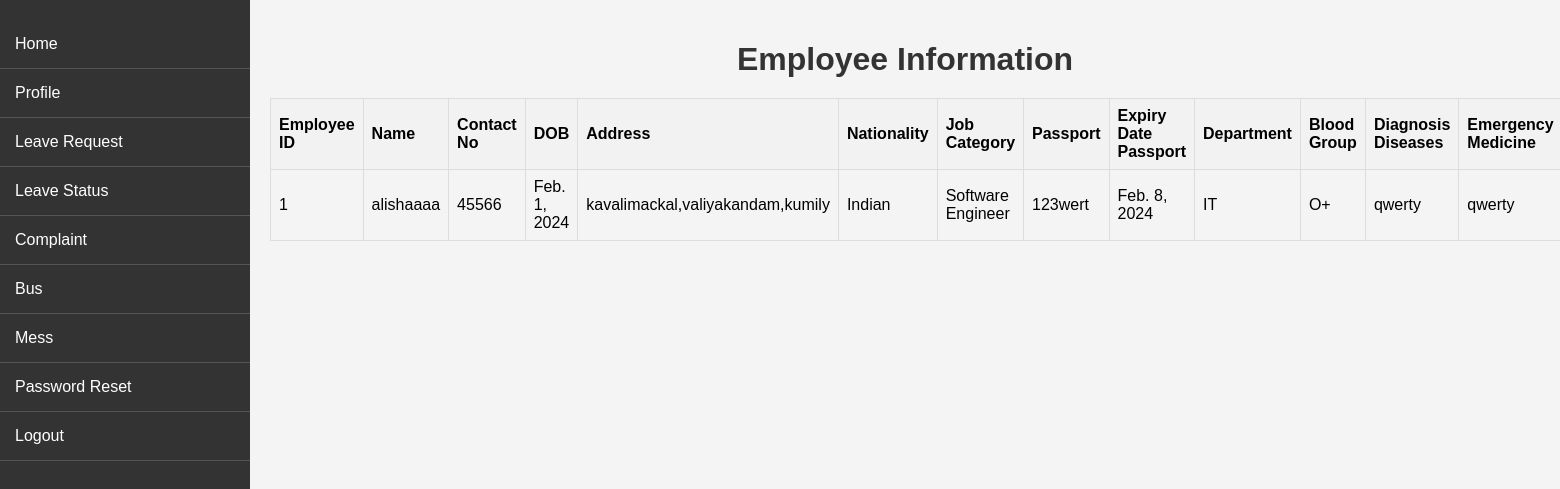
Page /employee-profile/ (signed in) on the committed database.
### camp_app/models.py (models this page shows)
class EmployeeModel(models.Model):
    employeeid = models.AutoField(primary_key=True)
    name = models.CharField(default="", max_length=100)
    phone = models.BigIntegerField(null=True)
    dob = models.DateField()
    address = models.CharField(default=" ", max_length=400)
    nationality = models.CharField(default="", max_length=100)
    jobcategory = models.CharField(default="", max_length=100)
    passport = models.CharField(default="", max_length=100)
    passportexpiry = models.DateField()
    department = models.CharField(default="", max_length=100)
    bloodgroup = models.CharField(default="", max_length=100)
    diagnosisdiseases = models.CharField(default="", max_length=100)
    emergencymedicine = models.CharField(default="", max_length=100)
    emergencyphone = models.BigIntegerField(null=True)
    domesticaddress = models.CharField(default="", max_length=400)
    education = models.CharField(default="", max_length=100)
    email = models.EmailField(default="", max_length=100)
    password = models.CharField(default="", max_length=100)
    bedid = models.ForeignKey(BedModel, null=True, on_delete=models.CASCADE)
    itemid = models.ForeignKey(ItemModel, null=True, on_delete=models.CASCADE)
    busid = models.ForeignKey(TransportationModel, null=True, on_delete=models.CASCADE)
    floorid = models.ForeignKey(Floor, null=True, on_delete=models.CASCADE)
    roomid = models.ForeignKey(RoomModel, null=True, on_delete=models.CASCADE)
    Roomtype= models.ForeignKey(RoomTypeModel, null=True, on_delete=models.CASCADE)
    flatid= models.ForeignKey(Flat, null=True, on_delete=models.CASCADE)
    usertypeid = models.ForeignKey(UserTypeModel, null=True, on_delete=models.CASCADE)
    camp =  models.ForeignKey(CampModel, null=True, on_delete=models.CASCADE)
    totalNoOfLeave = models.IntegerField(default='30')

### camp_app/views.py (the view)
# urls.py: path('employee-profile/', views.employeeProfileView, name='employeeProfileView'),
@login_required
def employeeProfileView(request):
    try:
        id = request.session.get("id")
        employee = EmployeeModel.objects.get(employeeid=id)
        context = {'employee': employee}
        return render(request, 'camp_app/employeeProfileView.html', context)
    except EmployeeModel.DoesNotExist:
        return render(request, 'camp_app/no_employee_profile.html')

### camp_app/templates/camp_app/employeeProfileView.html (shortened to what this page needs)
<!DOCTYPE html>
<html lang="en">
<head>
</head>
<body>
    <div id="sidebar">
        <a href="{% url 'EmployeeHome' %}">Home</a>
        <a href="{% url 'employeeProfileView' %}">Profile</a>
        <a href="{% url 'employeeLeaveRequest' %}">Leave Request</a>
        <a href="{% url 'employeeLeaveStatus' %}" >Leave Status</a>
        <a href="{% url 'employeeLeaveRequest' %}" >Complaint</a>
        <a href="{% url 'employeeViewBusSchedule' %}">Bus</a>
        <a href="{% url 'employeemessview_schedule' %}">Mess</a>
        <a href="passwordReset.html">Password Reset</a>
        <a href="login.html">Logout</a>
    </div>
    <div id="content">
        <h1>Employee Information</h1>
        <table>
            <thead>
                <tr>
                    <th>Employee ID</th>
                    <th>Name</th>
                    <th>Contact No</th>
                    <th>DOB</th>
                    <th>Address</th>
                    <th>Nationality</th>
                    <th>Job Category</th>
                    <th>Passport</th>
                    <th>Expiry Date Passport</th>
                    <th>Department</th>
                    <th>Blood Group</th>
                    <th>Diagnosis Diseases</th>
                    <th>Emergency Medicine</th>
                </tr>
            </thead>
            <tbody>
                <tr>
                    <td>{{ employee.employeeid }}</td>
                    <td>{{ employee.name }}</td>
                    <td>{{ employee.phone }}</td>
                    <td>{{ employee.dob }}</td>
                    <td>{{ employee.address }}</td>
                    <td>{{ employee.nationality }}</td>
                    <td>{{ employee.jobcategory }}</td>
                    <td>{{ employee.passport }}</td>
                    <td>{{ employee.passportexpiry }}</td>
                    <td>{{ employee.department }}</td>
                    <td>{{ employee.bloodgroup }}</td>
                    <td>{{ employee.diagnosisdiseases }}</td>
                    <td>{{ employee.emergencymedicine }}</td>
                </tr>
            </tbody>
        </table>
    </div>
</body>
</html>

### camp_app/templates/camp_app/employeeProfileView.html (style rules this page uses)
body { font-family: 'Arial', sans-serif; margin: 0; padding: 0; background-color: #f4f4f4; }
#sidebar { width: 250px; height: 100%; position: fixed; background-color: #333; padding-top: 20px; color: #fff; }
#content { margin-left: 250px; padding: 20px; align-items: center; }
#sidebar a { display: block; padding: 15px; text-decoration: none; color: #fff; border-bottom: 1px solid #555; transition: background 0.3s; }
h1 { color: #333; text-align: center; margin-bottom: 20px; }
table { border-collapse: collapse; width: 100%; }
th, td { border: 1px solid #ddd; padding: 8px; text-align: left; }
th { background-color: #f2f2f2; }

### rows in the picture
EmployeeModel: employeeid "1", name "alishaaaa", phone "45566", dob "Feb. 1, 2024", address "kavalimackal,valiyakandam,kumily", nationality "Indian", jobcategory "Software Engineer", passport "123wert", passportexpiry "Feb. 8, 2024", department "IT", bloodgroup "O+", diagnosisdiseases "qwerty", emergencymedicine "qwerty"
